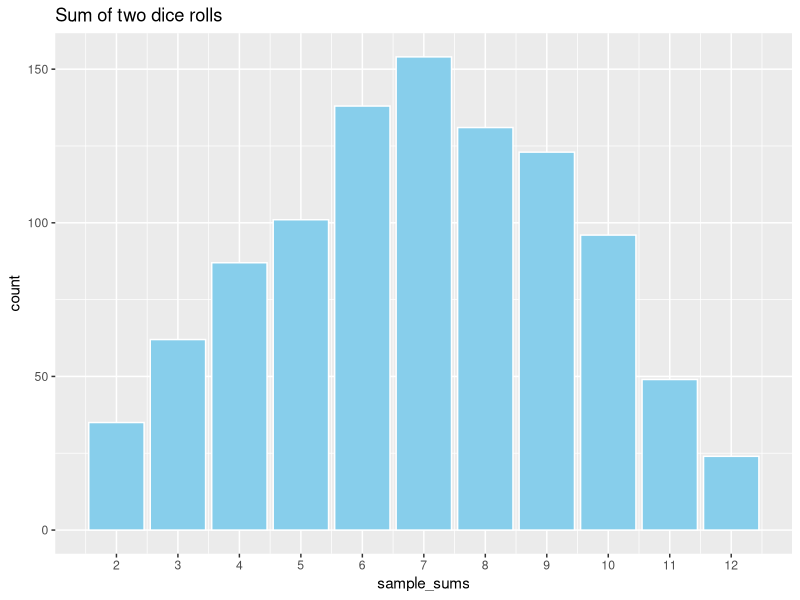
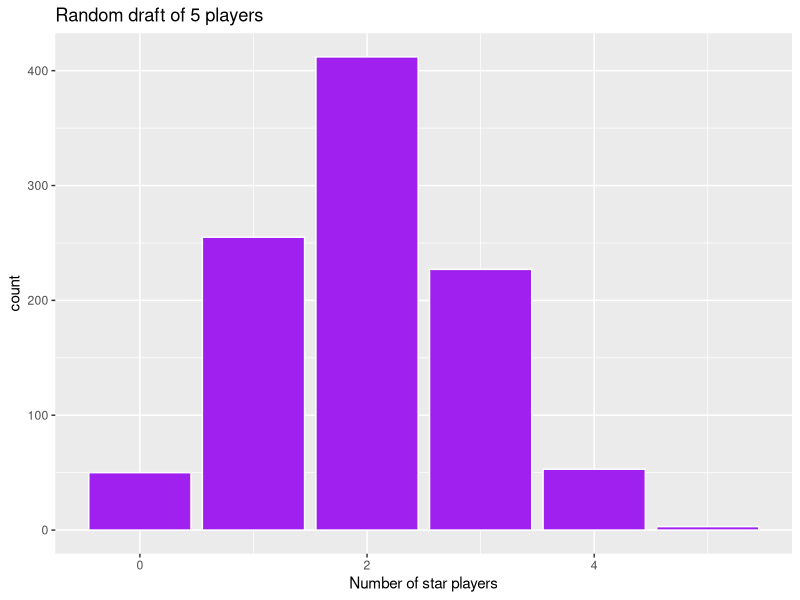
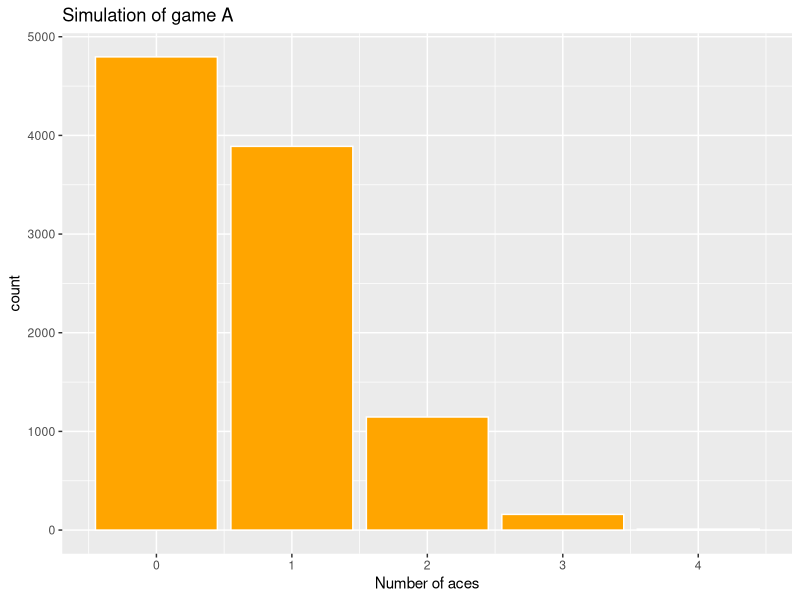
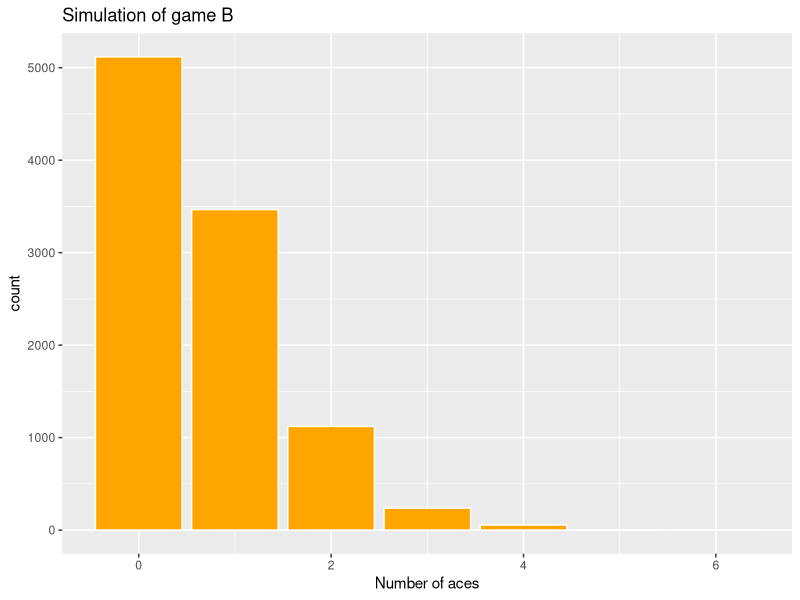

Generate these figures, in order, with R:
## ---- chunk 1
# This code suppresses some annoying warning messages
#| message: false
#| warning: false
#| 
library(tidyverse)
## ---- chunk 2
# Set seed for reproducibility
set.seed(123)

# Create a "box" for the die
die <- c(1,2,3,4,5,6)

number_of_rolls = 1000

# Sample with replacement twice from the box to simulate rolling two fair die. Add up the numbers and repeat 1000 times
sums <- replicate(number_of_rolls,sum(sample(die,2,replace=TRUE)))

# Convert to data frame for ggplot
df <- data.frame(sample_sums = sums)

# Barplot of sample sums
ggplot(df, aes(x=sample_sums)) +
  geom_bar(fill = "skyblue", color = "white") +
  scale_x_continuous(breaks = 2:12) +
  labs(title="Sum of two dice rolls")
  theme_minimal()
## ---- chunk 3
table(sums)
## ---- chunk 4
# Set seed for reproducibility
set.seed(3)

# Create a "box" for the player pool
basketball_box <- c(rep(1,8), rep(0,12))

number_of_drafts = 1000

# Sample WITHOUT replacement 5 times from the box to simulate a random selection of 5 players. Add up the numbers and repeat 1000 times
basketball_sums <- replicate(number_of_rolls,sum(sample(basketball_box,5,replace=FALSE)))

# Convert to data frame for ggplot
basketball_df <- data.frame(basketball_sum = basketball_sums)

# Barplot of sample sums
ggplot(basketball_df, aes(x=basketball_sum)) +
  geom_bar(fill = "purple", color = "white") +
  labs(title="Random draft of 5 players", x= "Number of star players")
  theme_minimal()
## ---- chunk 5
table(basketball_sums)
## ---- chunk 6
# Set seed for reproducibility
set.seed(4)

# Create a "box" for game A
game_A_box <- c(1,0,0,0,0,0)

number_of_games = 10000

# Sample WITHOUT replacement 5 times from the box to simulate a random selection of 5 players. Add up the numbers and repeat 10000 times
game_A_sums <- replicate(number_of_games,sum(sample(game_A_box,4,replace=TRUE)))

# Convert to data frame for ggplot
chevalier_df <- data.frame(game_A_sum = game_A_sums)

# Barplot of sample sums
ggplot(chevalier_df, aes(x=game_A_sum)) +
  geom_bar(fill = "orange", color = "white") +
  labs(title="Simulation of game A", x= "Number of aces")
  theme_minimal()
## ---- chunk 7
table(game_A_sums)
## ---- chunk 8
# Set seed for reproducibility
set.seed(62)

# Create a "box" for game A
game_B_box <- c(rep(0, 35), 1)

number_of_games = 10000

# Sample WITHOUT replacement 5 times from the box to simulate a random selection of 5 players. Add up the numbers and repeat 10000 times

game_B_sums <- replicate(number_of_games, sum(sample(game_B_box, 24, replace=TRUE)))

# Convert to data frame for ggplot
chevalier_df <- data.frame(game_B_sum = game_B_sums)

# Barplot of sample sums
ggplot(chevalier_df, aes(x=game_B_sum)) +
  geom_bar(fill = "orange", color = "white") +
  labs(title="Simulation of game B", x= "Number of aces")
  theme_minimal()
  
print(table(game_B_sums))
